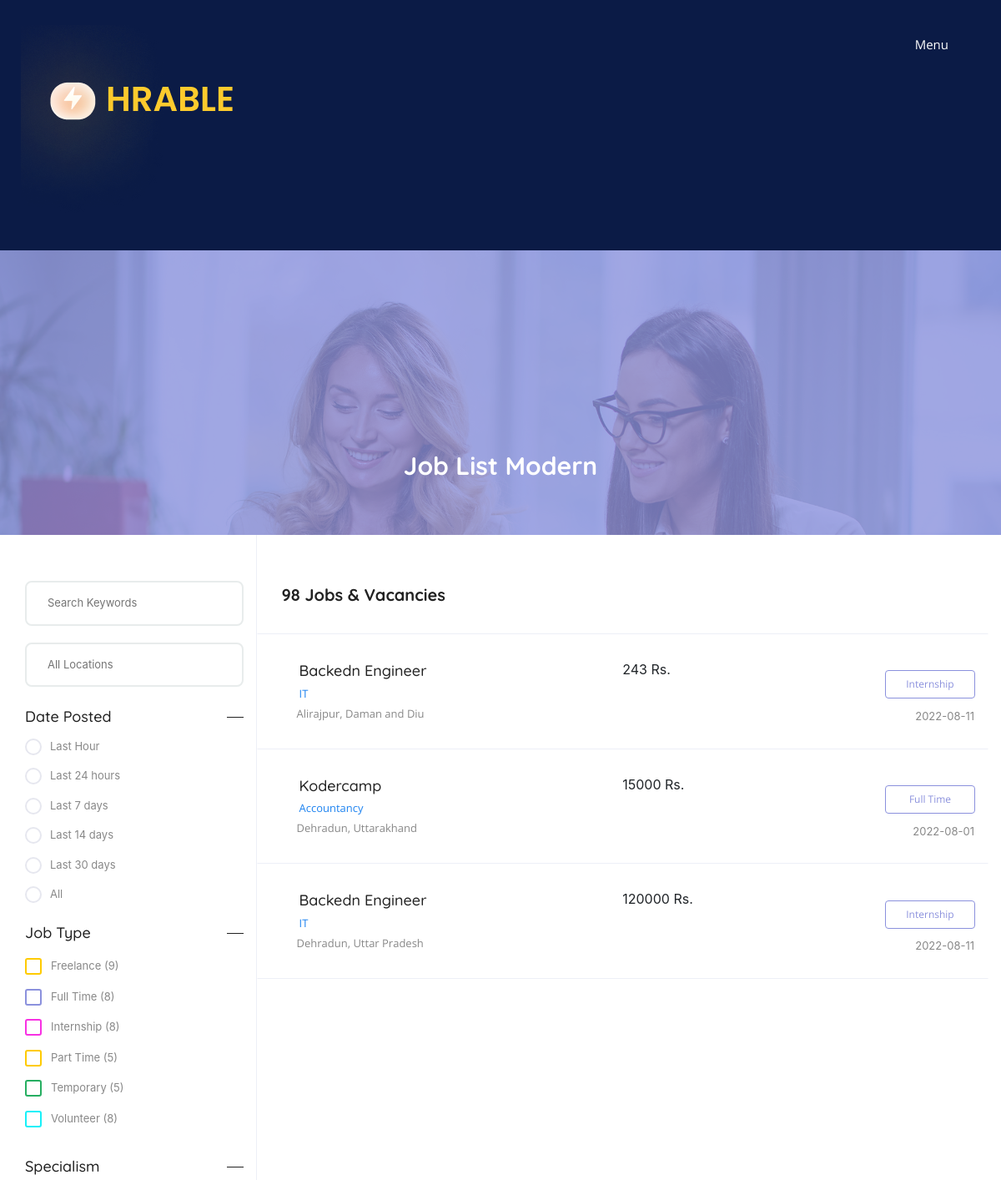
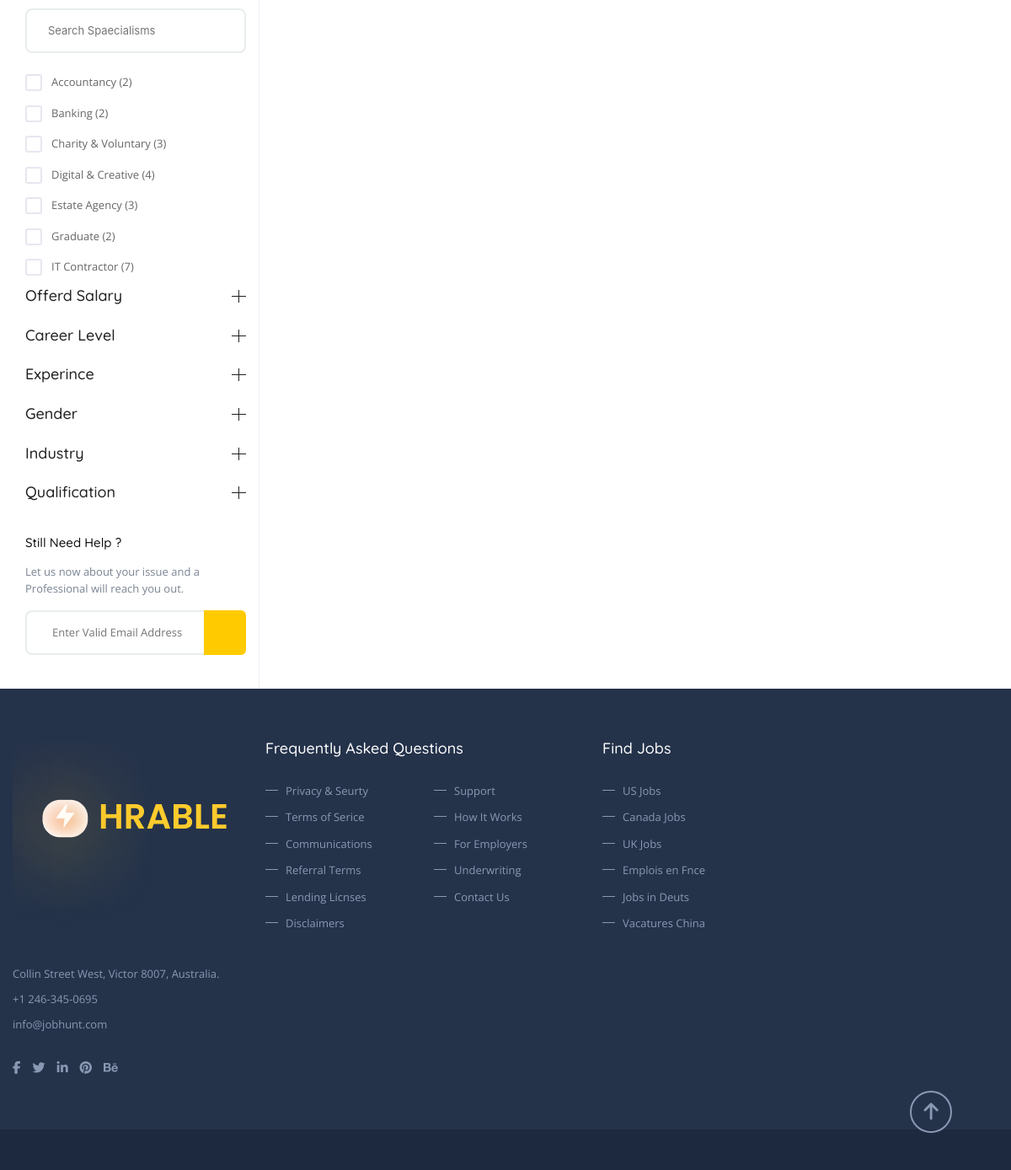
The page /openjoblisting on the database its author committed (2 pictures, top to bottom).
### hrable_app/models.py (models this page shows)
class Jobs(models.Model):
    name = models.CharField(max_length=100)
    description = models.CharField(max_length=1000)
    requirements = models.CharField(max_length=1000)
    salary = models.CharField(max_length=100)
    state = models.CharField(max_length=100)
    city = models.CharField(max_length=100)
    startdate = models.CharField(max_length=100)
    enddate = models.CharField(max_length=100)
    jobtype = models.CharField(max_length=100)
    category = models.CharField(max_length=100)

### hrable_app/views.py (the view)
# urls.py: path('openjoblisting',views.openjoblisting,name="openjoblisting"),
def openjoblisting(request):
    return render(request,'openjoblisting.html',{'jobs':Jobs.objects.all()})

### hrable_app/templates/openjoblisting.html (shortened to what this page needs)
{%load static%}
<!DOCTYPE html>
<html>
<head>
	<link rel="stylesheet" type="text/css" href="{% static 'css/bootstrap-grid.css' %}" />
	<link rel="stylesheet" href="{% static 'css/icons.css'% }">
	<link rel="stylesheet" href="{% static 'css/animate.min.css' %}">
	<link rel="stylesheet" type="text/css" href="{% static 'css/style.css' %}" />
	<link rel="stylesheet" type="text/css" href="{% static 'css/responsive.css' %}" />
	<link rel="stylesheet" type="text/css" href="{% static 'css/chosen.css' %}" />
	<link rel="stylesheet" type="text/css" href="{% static 'css/colors.css' %}" />
	<link rel="stylesheet" type="text/css" href="{% static 'css/bootstrap.css' %}" />
    <link rel="stylesheet" href="https://maxcdn.bootstrapcdn.com/font-awesome/4.5.0/css/font-awesome.min.css" />
</head>
<body>
<div class="theme-layout" id="scrollup">
	<div class="responsive-header">
		<div class="responsive-menubar">
			<div class="res-logo"><a href="index.html" title=""><img src="images/resource/logo.png" alt="" /></a></div>
			<div class="menu-resaction">
				<div class="res-openmenu">
					<img src="images/icon.png" alt="" /> Menu
				</div>
			</div>
		</div>
	</div>
	<section class="overlape">
		<div class="block no-padding">
			<div data-velocity="-.1" style="background: url(../static/images/mslider1.jpg) repeat scroll 50% 422.28px transparent;" class="parallax scrolly-invisible no-parallax"></div>
			<div class="container fluid">
				<div class="row">
					<div class="col-lg-12">
						<div class="inner-header">
							<h3>Job List Modern</h3>
						</div>
					</div>
				</div>
			</div>
		</div>
	</section>
	<section>
		<div class="block no-padding">
			<div class="container">
				 <div class="row no-gape">
				 	<aside class="col-lg-3 column border-right">
				 		<div class="widget">
				 			<div class="search_widget_job">
				 				<div class="field_w_search">
				 					<input type="text" placeholder="Search Keywords" />
				 				</div>
				 				<div class="field_w_search">
				 					<input type="text" placeholder="All Locations" />
				 				</div>
				 			</div>
				 		</div>
				 		<div class="widget">
				 			<h3 class="sb-title open">Date Posted</h3>
				 			<div class="posted_widget">
								<input type="radio" name="choose" id="232"><label for="232">Last Hour</label><br />
								<input type="radio" name="choose" id="wwqe"><label for="wwqe">Last 24 hours</label><br />
								<input type="radio" name="choose" id="erewr"><label for="erewr">Last 7 days</label><br />
								<input type="radio" name="choose" id="qwe"><label for="qwe">Last 14 days</label><br />
								<input type="radio" name="choose" id="wqe"><label for="wqe">Last 30 days</label><br />
								<input type="radio" name="choose" id="qweqw"><label class="nm" for="qweqw">All</label><br />
				 			</div>
				 		</div>
				 		<div class="widget">
				 			<h3 class="sb-title open">Job Type</h3>
				 			<div class="type_widget">
								<p class="flchek"><input type="checkbox" name="choosetype" id="33r"><label for="33r">Freelance (9)</label></p>
								<p class="ftchek"><input type="checkbox" name="choosetype" id="dsf"><label for="dsf">Full Time (8)</label></p>
								<p class="ischek"><input type="checkbox" name="choosetype" id="sdd"><label for="sdd">Internship (8)</label></p>
								<p class="ptchek"><input type="checkbox" name="choosetype" id="sadd"><label for="sadd">Part Time (5)</label></p>
								<p class="tpchek"><input type="checkbox" name="choosetype" id="assa"><label for="assa">Temporary (5)</label></p>
								<p class="vtchek"><input type="checkbox" name="choosetype" id="ghgf"><label for="ghgf">Volunteer (8)</label></p>
				 			</div>
				 		</div>
				 		<div class="widget">
				 			<h3 class="sb-title open">Specialism</h3>
				 			<div class="specialism_widget">
								<div class="field_w_search">
				 					<input type="text" placeholder="Search Spaecialisms" />
				 				</div>
				 				<div class="simple-checkbox scrollbar">
									<p><input type="checkbox" name="spealism" id="as"><label for="as">Accountancy (2)</label></p>
									<p><input type="checkbox" name="spealism" id="asd"><label for="asd">Banking (2)</label></p>
									<p><input type="checkbox" name="spealism" id="errwe"><label for="errwe">Charity & Voluntary (3)</label></p>
									<p><input type="checkbox" name="spealism" id="fdg"><label for="fdg">Digital & Creative (4)</label></p>
									<p><input type="checkbox" name="spealism" id="sc"><label for="sc">Estate Agency (3)</label></p>
									<p><input type="checkbox" name="spealism" id="aw"><label for="aw">Graduate (2)</label></p>
									<p><input type="checkbox" name="spealism" id="ui"><label for="ui">IT Contractor (7)</label></p>
				 				</div>
				 			</div>
				 		</div>
				 		<div class="widget">
				 			<h3 class="sb-title closed">Offerd Salary</h3>
				 		</div>
				 		<div class="widget">
				 			<h3 class="sb-title closed">Career Level</h3>
				 		</div>
				 		<div class="widget">
				 			<h3 class="sb-title closed">Experince</h3>
				 		</div>
				 		<div class="widget">
				 			<h3 class="sb-title closed">Gender</h3>
				 		</div>
				 		<div class="widget">
				 			<h3 class="sb-title closed">Industry</h3>
				 		</div>
				 		<div class="widget">
				 			<h3 class="sb-title closed">Qualification</h3>
				 		</div>
				 		<div class="widget">
				 			<div class="subscribe_widget">
				 				<h3>Still Need Help ?</h3>
								<p>Let us now about your issue and a Professional will reach you out.</p>
								<form>
									<input placeholder="Enter Valid Email Address" type="text">
									<button type="submit"></button>
								</form>
							</div>
				 		</div>
				 	</aside>
				 	<div class="col-lg-9 column">
				 		<div class="modrn-joblist">
					 		<div class="filterbar">
					 			<h5>98 Jobs & Vacancies</h5>
					 		</div>
						 </div>
						 <div class="job-list-modern">
						 	<div class="job-listings-sec">
								{%for x in jobs%}
								<div class="job-listing wtabs">
									<div class="job-title-sec">
										<h3 style="margin-left: 50px;"><a href="applytojob/{{x.id}}" target="_blank" title="">{{x.name}}</a></h3>
										<span style="margin-left: 50px;">{{x.category}}</span>
										<div class="job-lctn" style="margin-left: 40px;">{{x.city}}, {{x.state}}</div>
									</div>
									<div id="salary">{{x.salary}} Rs.</div>
									<div class="job-style-bx">
										<span class="job-is ft">{{x.jobtype}}</span>
										<i>{{x.startdate}}</i>
									</div>
								</div>
								{%endfor%}
							</div>
						 </div>
					 </div>
				 </div>
			</div>
		</div>
	</section>
	<footer>
		<div class="block">
			<div class="container">
				<div class="row">
					<div class="col-lg-3 column">
						<div class="widget">
							<div class="about_widget">
								<div class="logo">
									<a href="index.html" title=""><img src="images/resource/logo.png" alt="" /></a>
								</div>
								<span>Collin Street West, Victor 8007, Australia.</span>
								<span>+1 246-345-0695</span>
								<span>info@jobhunt.com</span>
								<div class="social">
									<a href="#" title=""><i class="fa fa-facebook"></i></a>
									<a href="#" title=""><i class="fa fa-twitter"></i></a>
									<a href="#" title=""><i class="fa fa-linkedin"></i></a>
									<a href="#" title=""><i class="fa fa-pinterest"></i></a>
									<a href="#" title=""><i class="fa fa-behance"></i></a>
								</div>
							</div>
						</div>
					</div>
					<div class="col-lg-4 column">
						<div class="widget">
							<h3 class="footer-title">Frequently Asked Questions</h3>
							<div class="link_widgets">
								<div class="row">
									<div class="col-lg-6">
										<a href="#" title="">Privacy & Seurty </a>
										<a href="#" title="">Terms of Serice</a>
										<a href="#" title="">Communications </a>
										<a href="#" title="">Referral Terms </a>
										<a href="#" title="">Lending Licnses </a>
										<a href="#" title="">Disclaimers </a>
									</div>
									<div class="col-lg-6">
										<a href="#" title="">Support </a>
										<a href="#" title="">How It Works </a>
										<a href="#" title="">For Employers </a>
										<a href="#" title="">Underwriting </a>
										<a href="#" title="">Contact Us</a>
									</div>
								</div>
							</div>
						</div>
					</div>
					<div class="col-lg-2 column">
						<div class="widget">
							<h3 class="footer-title">Find Jobs</h3>
							<div class="link_widgets">
								<div class="row">
									<div class="col-lg-12">
										<a href="#" title="">US Jobs</a>
										<a href="#" title="">Canada Jobs</a>
										<a href="#" title="">UK Jobs</a>
										<a href="#" title="">Emplois en Fnce</a>
										<a href="#" title="">Jobs in Deuts</a>
										<a href="#" title="">Vacatures China</a>
									</div>
								</div>
							</div>
						</div>
					</div>
					<div class="col-lg-3 column">
						<div class="widget">
							<div class="download_widget">
								<a href="#" title=""><img src="images/resource/dw1.png" alt="" /></a>
								<a href="#" title=""><img src="images/resource/dw2.png" alt="" /></a>
							</div>
						</div>
					</div>
				</div>
			</div>
		</div>
		<div class="bottom-line">
			<a href="#scrollup" class="scrollup" title=""><i class="fa-solid fa-arrow-up"></i></a>
		</div>
	</footer>
</div>
</body>
</html>

### hrable_app/static/css/responsive.css (style rules this page uses)
@media (max-width:1200px) { .responsive-header { display: block; } }

### hrable_app/static/css/colors.css (style rules this page uses)
.text-color, .menu-sec nav > ul > li > ul li:hover > a, .account-popup > form .cfield i, .account-popup > form > a, .chosen-container-single .chosen-single div::before, .job-field i, .chosen-container .chosen-results li.highlighted, .active-result.result-selected, .scroll-to a, .p-category > a p, .p-category:hover i, .job-title-sec span, .blog-metas a, .blog-details > a { color: #FFCB00 ; }

### rows shown on the page
Jobs: name "Backedn Engineer", category "IT", city "Alirajpur", state "Daman and Diu", salary "243", jobtype "Internship", startdate "2022-08-11"
Jobs: name "Kodercamp", category "Accountancy", city "Dehradun", state "Uttarakhand", salary "15000", jobtype "Full Time", startdate "2022-08-01"
Jobs: name "Backedn Engineer", category "IT", city "Dehradun", state "Uttar Pradesh", salary "120000", jobtype "Internship", startdate "2022-08-11"
